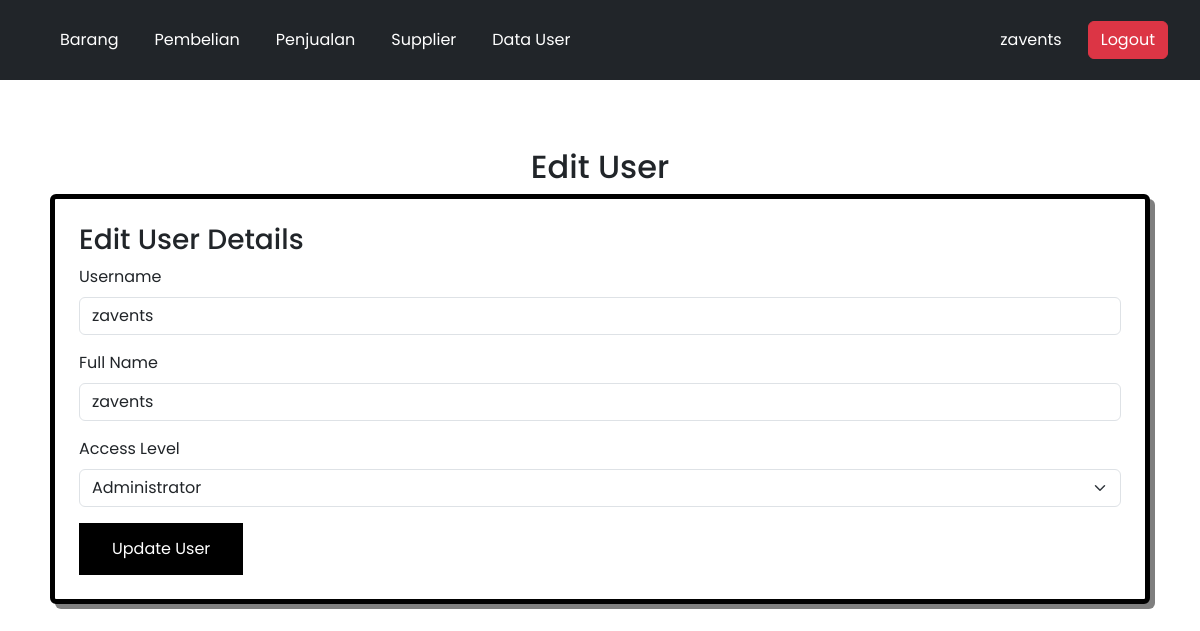
Page /edit_user.php?id=1 (signed in) on the committed database.
### tables this page shows
CREATE TABLE `users` (
  `id_user` int(12) NOT NULL,
  `username` varchar(255) NOT NULL,
  `name` varchar(255) NOT NULL,
  `password` varchar(255) NOT NULL,
  `level` enum('administrator','petugas') NOT NULL
);

### edit_user.php (the view, shortened to what this page needs)
<?php
$host = "localhost";
$user = "root";
$password = "";
$database = "inventaris";
$koneksi = new mysqli($host, $user, $password, $database);
if (isset($_GET['id'])) {
    $id_user = $_GET['id'];
    $query = $koneksi->prepare("SELECT * FROM users WHERE id_user = ?");
    $query->bind_param("i", $id_user);
    $query->execute();
    $result = $query->get_result();
    if ($result->num_rows > 0) {
        $user = $result->fetch_assoc();
    } else {
        echo "User not found.";
        exit();
    }
}
?>
<!DOCTYPE html>
<html lang="en">
<head>
    <link href="https://cdn.jsdelivr.net/npm/bootstrap@5.3.0/dist/css/bootstrap.min.css" rel="stylesheet">
</head>
<body style="background-image: url(./img/bg.png);">
<?php include 'navbar.php'; ?>
<div class="container mt-5">
    <h2 class="text-center">Edit User</h2>
    <div class="card p-4 mb-4"
     onmouseover="this.style.borderColor='rgb(0, 162, 255)'"
        onmouseout="this.style.borderColor='rgb(0, 0, 0)'" >
        <h3>Edit User Details</h3>
        <form method="post" action="">
            <div class="mb-3">
                <label class="form-label">Username</label>
                <input type="text" name="username" class="form-control" value="<?php echo $user['username']; ?>" required>
            </div>
            <div class="mb-3">
                <label class="form-label">Full Name</label>
                <input type="text" name="name" class="form-control" value="<?php echo $user['name']; ?>" required>
            </div>
            <div class="mb-3">
                <label class="form-label">Access Level</label>
                <select name="level" class="form-select" required>
                    <option value="administrator" <?php echo ($user['level'] == 'administrator') ? 'selected' : ''; ?>>Administrator</option>
                </select>
            </div>
            <button type="submit" name="edit_user" class="button ">Update User</button>
        </form>
    </div>
</div>
</body>
</html>

### navbar.php (style rules this page uses)
body { font-family: 'Poppins', sans-serif; }
.container { padding: 20px; }
.card { border: 5px solid rgb(0, 0, 0); padding: 30px; box-shadow: 5px 5px 0px rgba(0, 0, 0, 0.5); transition: border-color 0.3s; }
.button { --bg: #000; --hover-bg: rgba(0, 101, 253, 0.66); --hover-text: #000; color: #fff; cursor: pointer; border: 1px solid var(--bg); padding: 0.8em 2em; background: var(--bg); transition: 0.2s; }

### rows in the picture
users: username "zavents", name "zavents", level "Administrator"

### other values in the picture
$_SESSION['username'] "zavents"
